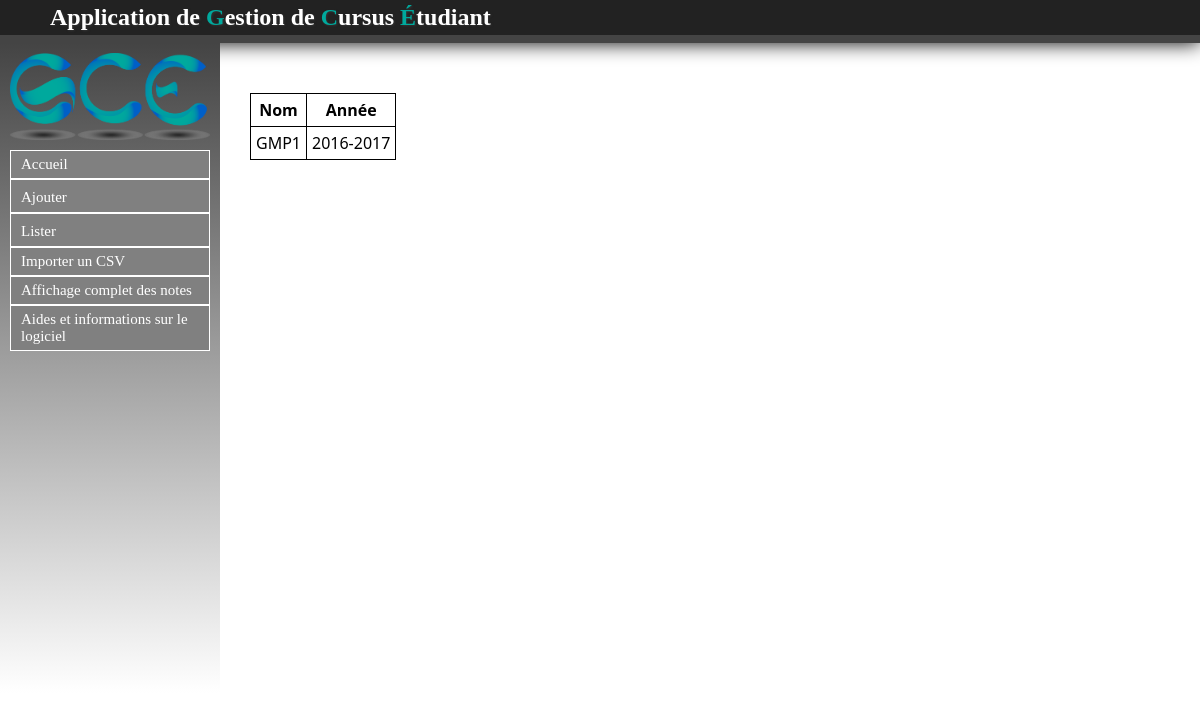
Before: /Diplome/listerDiplomes with the older database file.
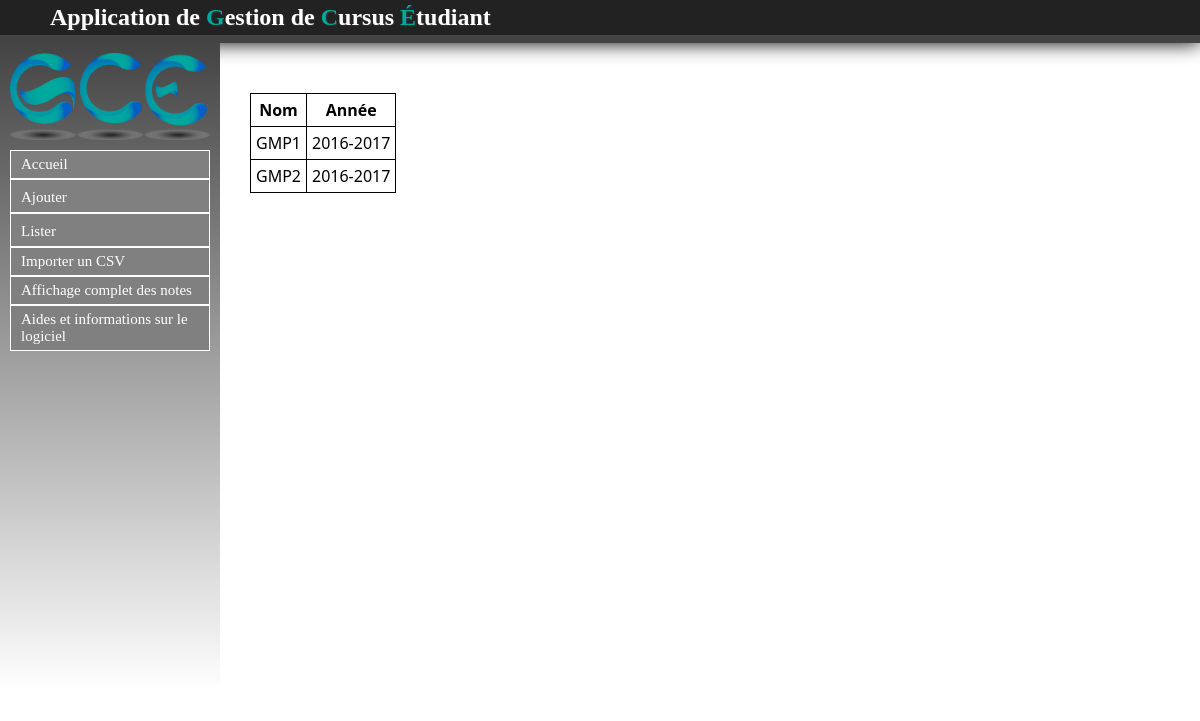
After: the same page with the newer database file.
### Diplome/models.py (models this page shows, shortened)
class Diplome(models.Model):
	nom = models.CharField(max_length=30,null=False)
	annee = models.ForeignKey(Annee, null=True)

### Annee/models.py (models this page shows)
class Annee(models.Model):
	annee = models.CharField(max_length=9,null=False)
	def __str__(self):
		return self.annee

### Diplome/views.py (the view)
def listerDiplomes(request):
	dips = Diplome.objects.all()
	return render(request, 'contenu_html/listerDiplomes.html',{'dips': dips})

### Diplome/templates/contenu_html/listerDiplomes.html (shortened to what this page needs)
{% extends "templates/base.html" %}
{% block content %}
{% if not dips %}
	<p>Pas de diplome</p>
{% else %}
	<table style="border:1px solid black; border-collapse : collapse;">
	<tr>
		<th style="border:1px solid black;">Nom</th>
		<th style="border:1px solid black;">Année</th>
	</tr>
{% endif %}
{% for dip in dips %}
	<tr>
		<td style="border:1px solid black;">{{ dip.nom }}</td>
		<td style="border:1px solid black;">{{ dip.annee }}</td>
	</tr>
{% endfor %}
</table>
{% endblock %}

### cursusEtu/templates/base.html (shortened to what this page needs)
<html>
	<head>
		{% load static %}
		<link rel="stylesheet" type="text/css" href="{% static 'css/stylesheet.css' %}" />
	</head>
	<body>
		<div id="header">
			<h1>Application de <label id="GCE">G</label>estion de <label id="GCE">C</label>ursus <label id="GCE">É</label>tudiant</h1>
		</div>
		<nav id="menu">
			<img id="logo" src="{% static 'image/logo.png' %}" alt="Logo GCE" />
			<ul id="menu-deroulant">
		            <a href="/"><li>Accueil</li></a>
		        <li id="ajouter">
		            <a>Ajouter</a>
		                <a href="/Semestre/ajouterSemestre"><li>un Semestre</a></li>
		            </ul>
		        <li id="lister">
		            <a>Lister</a>
		        </li>
		            <a href="/Note/importer_csv"><li>Importer un CSV </li></a>
		            <a href="/Etudiant/affichageComplet"><li>Affichage complet des notes</li></a>
		        	<a href="/aides"><li>Aides et informations sur le logiciel</li></a>
		</nav>
		<div id="main">
			{% block content %}
			{% endblock %}
		</div>
	</body>
</html>

### static/css/stylesheet.css (style rules this page uses)
a { color:#222222; text-decoration: none; }
html,body { height: 100%; }
body { font-family: "Segoe UI", Verdana, serif; font-size:12pt; margin:0; padding:0; }
#header { width:100%; padding-top: 4px; padding-bottom: 4px; background-color:#222222; box-shadow:0 0 20px #000000; border-bottom:solid #444444 8px; font-family: walkway; }
#GCE { color: #00A99D; }
#menu a { color: white; font-size: 15px; font-family: walkway; }
li { border : 1px solid white; padding: 5px 0px 5px 0px; background-color :gray; cursor: pointer; padding-left: 10px; }
#menu-deroulant, #menu-deroulant ul { padding: 0; margin: 0; list-style: none; }
h1 { text-shadow:1px 1px 2px #333333; text-align: left; color:white; margin:0px; margin-left: 50px; font-size: 1.5em; }
#menu { background: linear-gradient(to bottom, #444444, white); width: 200px; height: 80%; padding: 10px; padding-top: 0px; float: left; }
#main { width : 800px; margin:auto; text-align: center; margin-top: 50px; }
table { border:1px solid black; border-collapse : collapse; }
table { margin-left: 50px; }
td, th { padding: 5px; border:1px solid black; }
#logo { vertical-align: middle; width: 200px; margin-top: 10px; margin-bottom: 10px; }

Changed rows visible on the page:
added Diplome: nom "GMP2", annee "2016-2017"
